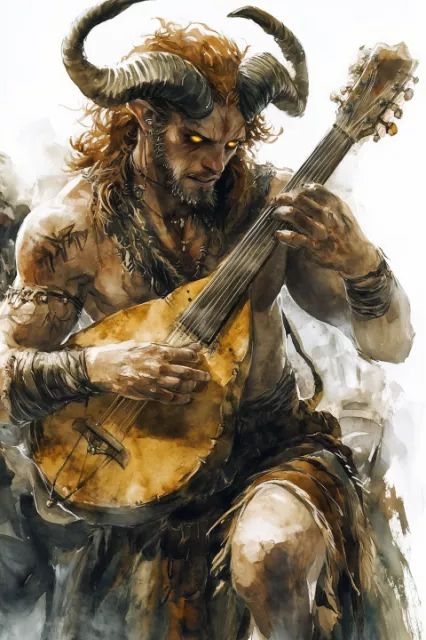
#> input picture lab_1/satir.jpg, 426 x 640 px
$ jupyter execute Lab_1.ipynb
#> lines starting #> are read from the running program, lines starting #| are printed output that depends on the picture
[cell 1]
import sys
print(sys.executable)
print(sys.path)

[cell 2]
import cv2
import matplotlib.pyplot as plt
import numpy as np

# Спробуємо прочитати картинку і вивести її
file_name = 'satir.jpg' # ПЕРЕВІР НАЗВУ ФАЙЛУ ЩЕ РАЗ
img = cv2.imread(file_name, cv2.IMREAD_GRAYSCALE)
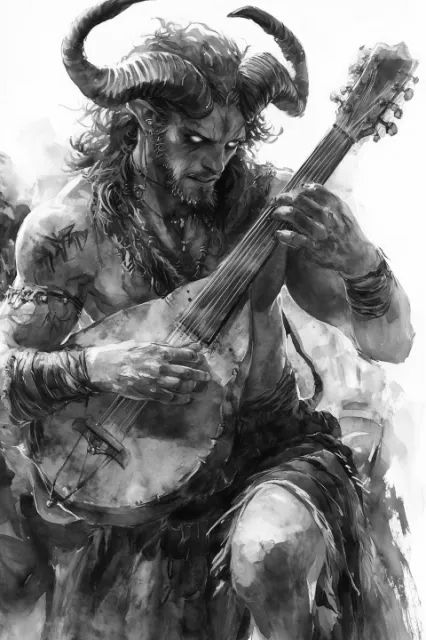
#> img: shape (640, 426); min 0, max 255, mean 126.6

if img is not None:
    print("✅ Є КОНТАКТ! OpenCV працює, картинка завантажена.")
    plt.imshow(img, cmap='gray')
    plt.title("Успішний запуск!")
    plt.show()
else:
    print("❌ Бібліотека працює, але файл не знайдено. Перевір назву картинки зліва.")

[cell 3]
import cv2
import numpy as np
import matplotlib.pyplot as plt

# 1. Завантаження (файл вже перевірено)
file_name = 'satir.jpg'
img = cv2.imread(file_name, cv2.IMREAD_GRAYSCALE)

# 2. Математичні операції
# Негатив: міняємо місцями 0 та 255
img_neg = 255 - img
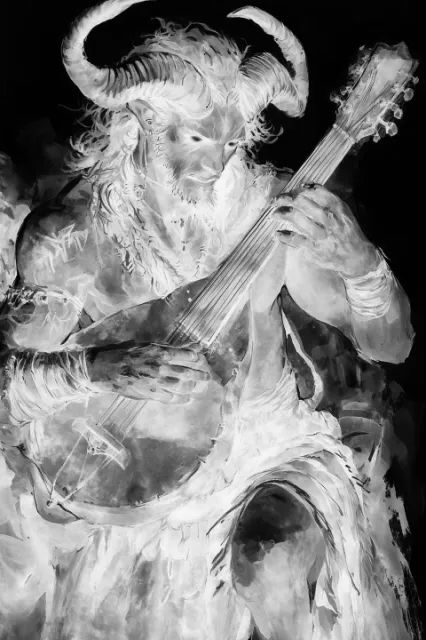
#> img_neg: shape (640, 426); min 0, max 255, mean 128.4

# Лінійне контрастування: розтягуємо гістограму на весь діапазон [0, 255]
img_contrast = cv2.normalize(img, None, 0, 255, cv2.NORM_MINMAX)

# Побудова гістограми оригіналу
hist = cv2.calcHist([img], [0], None, [256], [0, 256])
#> hist = 256 values, max 12680 at index 254, min 1 at index 2, mean 1065

# 3. Вивід результатів для звіту
plt.figure(figsize=(15, 10))

# Оригінал
plt.subplot(2, 2, 1)
plt.imshow(img, cmap='gray')
plt.title('1. Оригінальне зображення')
plt.axis('off')

# Негатив
plt.subplot(2, 2, 2)
plt.imshow(img_neg, cmap='gray')
plt.title('2. Негатив (Інверсія)')
plt.axis('off')

# Контрастування
plt.subplot(2, 2, 3)
plt.imshow(img_contrast, cmap='gray')
plt.title('3. Лінійне контрастування')
plt.axis('off')

# Гістограма
plt.subplot(2, 2, 4)
plt.plot(hist, color='black')
plt.fill_between(range(256), hist.flatten(), color='gray', alpha=0.3)
plt.title('4. Гістограма яскравості')
plt.xlabel('Тон (0-255)')
plt.ylabel('Кількість пікселів')

plt.tight_layout()
plt.show()
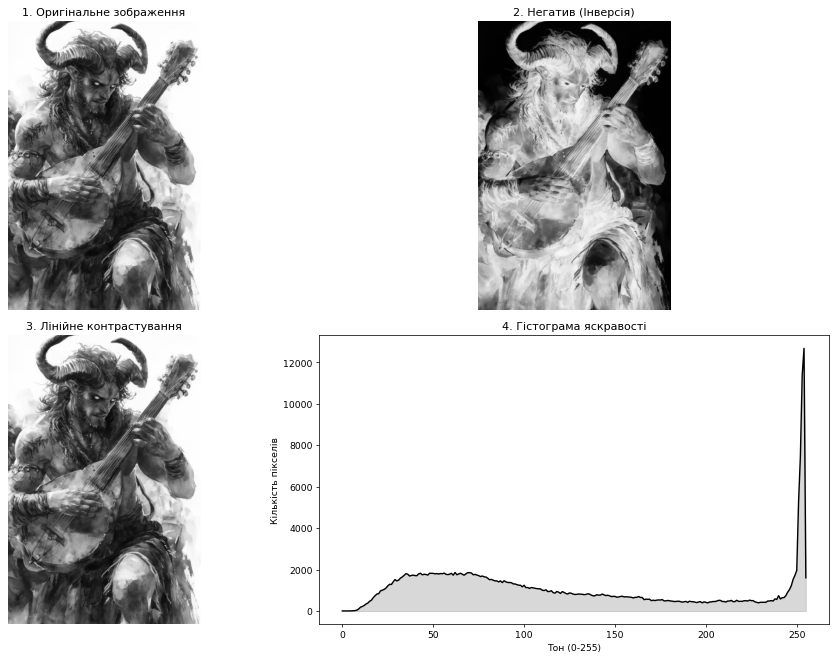
#> figure drawn by matplotlib, 4 panels; panel 4: curve peaks at x = 254, y = 12680
